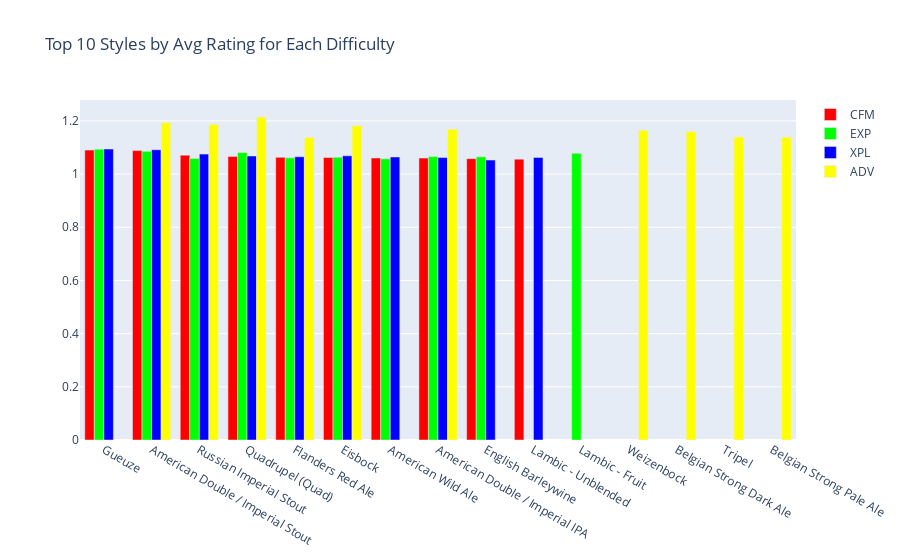

Notebook cell for this chart:
### Code cell
# make the plot interactive
fig = go.Figure()

fig.add_trace(go.Bar(
    x=cfm_ratings_by_style_top10.index,
    y=cfm_ratings_by_style_top10["norm_rating"].values,
    name='CFM',
    marker_color='#FF0000'
))
fig.add_trace(go.Bar(
    x=exp_ratings_by_style_top10.index,
    y=exp_ratings_by_style_top10["norm_rating"].values,
    name='EXP',
    marker_color='#00FF00'
))
fig.add_trace(go.Bar(
    x=xpl_ratings_by_style_top10.index,
    y=xpl_ratings_by_style_top10["norm_rating"].values,
    name='XPL',
    marker_color='#0000FF'
))
fig.add_trace(go.Bar(
    x=adv_ratings_by_style_top10.index,
    y=adv_ratings_by_style_top10["norm_rating"].values,
    name='ADV',
    marker_color='#FFFF00'
))

# Change the bar mode
fig.update_layout(barmode='group', title="Top 10 Styles by Avg Rating for Each Difficulty")
fig.show()

### Figure 1 — Plotly figure (JSON) as saved in the notebook; plotly's stock layout.template omitted (floating-point values rounded to 4 significant figures)
{"data": [{"marker": {"color": "#FF0000"}, "name": "CFM", "type": "bar", "x": ["Gueuze", "American Double / Imperial Stout", "Russian Imperial Stout", "Quadrupel (Quad)", "Flanders Red Ale", "Eisbock", "American Wild Ale", "American Double / Imperial IPA", "English Barleywine", "Lambic - Unblended"], "y": [1.09, 1.088, 1.071, 1.067, 1.063, 1.063, 1.061, 1.06, 1.058, 1.056]}, {"marker": {"color": "#00FF00"}, "name": "EXP", "type": "bar", "x": ["Gueuze", "American Double / Imperial Stout", "Quadrupel (Quad)", "Lambic - Fruit", "American Double / Imperial IPA", "English Barleywine", "Eisbock", "Flanders Red Ale", "Russian Imperial Stout", "American Wild Ale"], "y": [1.094, 1.086, 1.081, 1.078, 1.066, 1.065, 1.063, 1.061, 1.059, 1.057]}, {"marker": {"color": "#0000FF"}, "name": "XPL", "type": "bar", "x": ["Gueuze", "American Double / Imperial Stout", "Russian Imperial Stout", "Eisbock", "Quadrupel (Quad)", "Flanders Red Ale", "American Wild Ale", "Lambic - Unblended", "American Double / Imperial IPA", "English Barleywine"], "y": [1.094, 1.092, 1.075, 1.069, 1.068, 1.065, 1.064, 1.063, 1.062, 1.053]}, {"marker": {"color": "#FFFF00"}, "name": "ADV", "type": "bar", "x": ["Quadrupel (Quad)", "American Double / Imperial Stout", "Russian Imperial Stout", "Eisbock", "American Double / Imperial IPA", "Weizenbock", "Belgian Strong Dark Ale", "Tripel", "Belgian Strong Pale Ale", "Flanders Red Ale"], "y": [1.215, 1.193, 1.186, 1.181, 1.168, 1.165, 1.16, 1.139, 1.138, 1.137]}], "layout": {"barmode": "group", "title": {"text": "Top 10 Styles by Avg Rating for Each Difficulty"}}}
